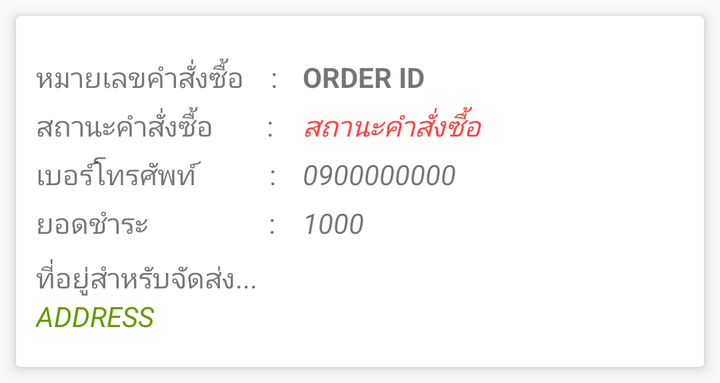
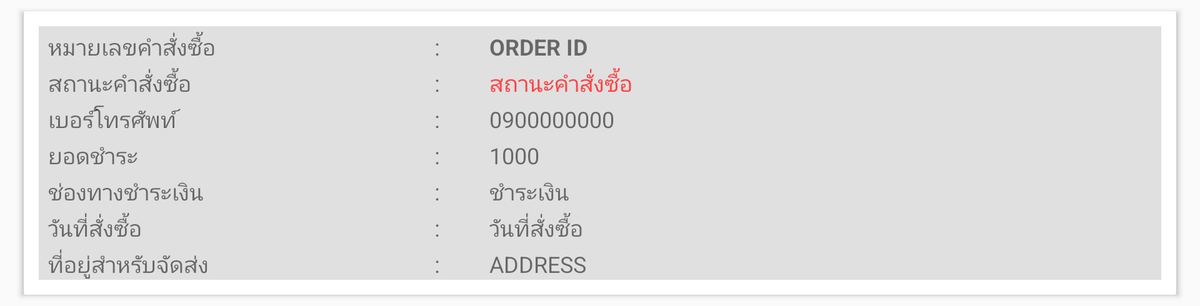

Two renders of one Android screen. The first uses the default layout on a phone; the second uses the alternative layout the repository ships for a different screen configuration, on a matching device. The two XML files are below.
<!-- AndroidManifest.xml: application theme AppTheme -->
<!-- res/layout/order_layout.xml -->
<?xml version="1.0" encoding="utf-8"?>
<android.support.v7.widget.CardView
    xmlns:android="http://schemas.android.com/apk/res/android"
    android:layout_width="match_parent"
    android:layout_height="wrap_content"
    xmlns:app="http://schemas.android.com/apk/res-auto"
    android:layout_margin="8dp"
    app:cardElevation="4dp"
    >

    <LinearLayout
        android:layout_width="match_parent"
        android:layout_height="wrap_content"
        android:layout_marginTop="16dp"
        android:layout_marginBottom="16dp"
        android:orientation="horizontal"
        android:layout_gravity="center_vertical"
        >

        <LinearLayout
            android:layout_weight="9"
            android:layout_width="0dp"
            android:layout_height="wrap_content"
            android:orientation="vertical">

            <LinearLayout
                android:layout_width="match_parent"
                android:layout_height="match_parent"
                android:layout_marginTop="5dp"
                android:orientation="horizontal">

                <TextView
                    android:id="@+id/textView"
                    android:layout_width="0dp"
                    android:layout_height="wrap_content"
                    android:layout_marginLeft="10dp"
                    android:layout_weight="0.4"
                    android:text="หมายเลขคำสั่งซื้อ    : " />

                <TextView
                    android:id="@+id/order_id"
                    android:layout_width="0dp"
                    android:layout_height="wrap_content"
                    android:layout_weight="0.6"
                    android:gravity="center_vertical|start"
                    android:text="Order ID"
                    android:textAllCaps="true"
                    android:textStyle="bold" />
            </LinearLayout>

            <LinearLayout
                android:layout_width="match_parent"
                android:layout_height="match_parent"
                android:layout_marginTop="5dp"
                android:orientation="horizontal">

                <TextView
                    android:id="@+id/textView2"
                    android:layout_width="0dp"
                    android:layout_height="wrap_content"
                    android:layout_marginLeft="10dp"
                    android:layout_weight="0.4"
                    android:text="สถานะคำสั่งซื้อ        :" />

                <TextView
                    android:id="@+id/order_status"
                    android:layout_width="0dp"
                    android:layout_height="wrap_content"
                    android:layout_weight="0.6"
                    android:gravity="center_vertical|start"
                    android:text="สถานะคำสั่งซื้อ"
                    android:textAllCaps="true"
                    android:textColor="@android:color/holo_red_light"
                    android:textStyle="italic" />
            </LinearLayout>

            <LinearLayout
                android:layout_width="match_parent"
                android:layout_height="match_parent"
                android:layout_marginTop="5dp"
                android:orientation="horizontal">

                <TextView
                    android:id="@+id/textView3"
                    android:layout_width="0dp"
                    android:layout_height="wrap_content"
                    android:layout_marginLeft="10dp"
                    android:layout_weight="0.4"
                    android:text="เบอร์โทรศัพท์           :" />

                <TextView
                    android:id="@+id/order_phone"
                    android:layout_width="0dp"
                    android:layout_height="wrap_content"
                    android:layout_weight="0.6"
                    android:gravity="center_vertical|start"
                    android:text="0900000000"
                    android:textAllCaps="true"
                    android:textStyle="italic" />
            </LinearLayout>

            <LinearLayout
                android:layout_width="match_parent"
                android:layout_height="match_parent"
                android:layout_marginTop="5dp"
                android:orientation="horizontal">

                <TextView
                    android:layout_width="0dp"
                    android:layout_height="wrap_content"
                    android:layout_marginLeft="10dp"
                    android:layout_weight="0.4"
                    android:text="ยอดชำระ                  :" />

                <TextView
                    android:id="@+id/order_total"
                    android:layout_width="0dp"
                    android:layout_height="wrap_content"
                    android:layout_weight="0.6"
                    android:gravity="center_vertical|start"
                    android:text="1000"
                    android:textAllCaps="true"
                    android:textStyle="italic" />
            </LinearLayout>

            <TextView
                android:id="@+id/textView4"
                android:layout_width="match_parent"
                android:layout_height="wrap_content"
                android:layout_marginLeft="10dp"
                android:layout_marginTop="8dp"
                android:text="ที่อยู่สำหรับจัดส่ง..." />

            <TextView
                android:id="@+id/order_address"
                android:layout_width="wrap_content"
                android:layout_height="wrap_content"
                android:layout_marginLeft="10dp"
                android:gravity="center_vertical|start"
                android:text="Address"
                android:textAllCaps="true"
                android:textColor="@android:color/holo_green_dark"
                android:textStyle="italic" />

        </LinearLayout>



    </LinearLayout>

</android.support.v7.widget.CardView>
<!-- resources referenced by this layout -->
<resources>
  <style name="AppTheme" parent="Theme.AppCompat.Light.NoActionBar">
          
          <item name="colorPrimary">@color/colorPrimary</item>
          <item name="colorPrimaryDark">@color/colorPrimaryDark</item>
          <item name="colorAccent">@color/colorAccent</item>
      </style>
  <color name="colorPrimary">#000066</color>
  <color name="colorPrimaryDark">#202020</color>
  <color name="colorAccent">#00CC00</color>
</resources>
<!-- res/layout-xlarge/order_layout.xml (the repository's variant of the layout above) -->
<!-- drawn on a large tablet held sideways -->
<?xml version="1.0" encoding="utf-8"?>
<android.support.v7.widget.CardView xmlns:android="http://schemas.android.com/apk/res/android"
    xmlns:app="http://schemas.android.com/apk/res-auto"
    android:layout_width="match_parent"
    android:layout_height="wrap_content"
    android:layout_marginBottom="12dp"
    android:layout_marginLeft="25dp"
    android:layout_marginRight="25dp"
    android:layout_marginTop="12dp"
    app:cardElevation="4dp">

    <LinearLayout
        android:layout_width="match_parent"
        android:layout_height="wrap_content"
        android:layout_gravity="center_vertical"
        android:orientation="horizontal"
        android:padding="16dp">

        <LinearLayout
            android:layout_width="0dp"
            android:layout_height="wrap_content"
            android:layout_weight="9"
            android:background="#E0E0E0"
            android:orientation="vertical">

            <LinearLayout
                android:layout_width="match_parent"
                android:layout_height="match_parent"
                android:layout_marginTop="5dp"
                android:orientation="horizontal">

                <TextView
                    android:id="@+id/textView"
                    android:layout_width="0dp"
                    android:layout_height="wrap_content"
                    android:layout_marginLeft="10dp"
                    android:layout_weight="0.35"
                    android:text="หมายเลขคำสั่งซื้อ"
                    android:textSize="24sp" />

                <TextView
                    android:layout_width="0dp"
                    android:layout_height="wrap_content"
                    android:layout_weight="0.05"
                    android:text=":"
                    android:textSize="24sp" />

                <TextView
                    android:id="@+id/order_id"
                    android:layout_width="0dp"
                    android:layout_height="wrap_content"
                    android:layout_marginRight="10dp"
                    android:layout_weight="0.6"
                    android:gravity="center_vertical|start"
                    android:text="Order ID"
                    android:textAllCaps="true"
                    android:textSize="24sp"
                    android:textStyle="bold" />
            </LinearLayout>

            <LinearLayout
                android:layout_width="match_parent"
                android:layout_height="match_parent"
                android:layout_marginTop="5dp"
                android:orientation="horizontal">

                <TextView
                    android:id="@+id/textView2"
                    android:layout_width="0dp"
                    android:layout_height="wrap_content"
                    android:layout_marginLeft="10dp"
                    android:layout_weight="0.35"
                    android:text="สถานะคำสั่งซื้อ"
                    android:textSize="24sp" />

                <TextView
                    android:layout_width="0dp"
                    android:layout_height="wrap_content"
                    android:layout_weight="0.05"
                    android:text=":"
                    android:textSize="24sp" />

                <TextView
                    android:id="@+id/order_status"
                    android:layout_width="0dp"
                    android:layout_height="wrap_content"
                    android:layout_marginRight="10dp"
                    android:layout_weight="0.6"
                    android:gravity="center_vertical|start"
                    android:text="สถานะคำสั่งซื้อ"
                    android:textAllCaps="true"
                    android:textColor="@android:color/holo_red_light"
                    android:textSize="24sp" />
            </LinearLayout>

            <LinearLayout
                android:layout_width="match_parent"
                android:layout_height="match_parent"
                android:layout_marginTop="5dp"
                android:orientation="horizontal">

                <TextView
                    android:id="@+id/textView3"
                    android:layout_width="0dp"
                    android:layout_height="wrap_content"
                    android:layout_marginLeft="10dp"
                    android:layout_weight="0.35"
                    android:text="เบอร์โทรศัพท์"
                    android:textSize="24sp" />

                <TextView
                    android:layout_width="0dp"
                    android:layout_height="wrap_content"
                    android:layout_weight="0.05"
                    android:text=":"
                    android:textSize="24sp" />

                <TextView
                    android:id="@+id/order_phone"
                    android:layout_width="0dp"
                    android:layout_height="wrap_content"
                    android:layout_marginRight="10dp"
                    android:layout_weight="0.6"
                    android:gravity="center_vertical|start"
                    android:text="0900000000"
                    android:textAllCaps="true"
                    android:textSize="24sp" />
            </LinearLayout>

            <LinearLayout
                android:layout_width="match_parent"
                android:layout_height="match_parent"
                android:layout_marginTop="5dp"
                android:orientation="horizontal">

                <TextView
                    android:layout_width="0dp"
                    android:layout_height="wrap_content"
                    android:layout_marginLeft="10dp"
                    android:layout_weight="0.35"
                    android:text="ยอดชำระ"
                    android:textSize="24sp" />

                <TextView
                    android:layout_width="0dp"
                    android:layout_height="wrap_content"
                    android:layout_weight="0.05"
                    android:text=":"
                    android:textSize="24sp" />

                <TextView
                    android:id="@+id/order_total"
                    android:layout_width="0dp"
                    android:layout_height="wrap_content"
                    android:layout_marginRight="10dp"
                    android:layout_weight="0.6"
                    android:gravity="center_vertical|start"
                    android:text="1000"
                    android:textAllCaps="true"
                    android:textSize="24sp" />
            </LinearLayout>

            <LinearLayout
                android:layout_width="match_parent"
                android:layout_height="match_parent"
                android:layout_marginTop="5dp"
                android:orientation="horizontal">

                <TextView
                    android:layout_width="0dp"
                    android:layout_height="wrap_content"
                    android:layout_marginLeft="10dp"
                    android:layout_weight="0.35"
                    android:text="ช่องทางชำระเงิน"
                    android:textSize="24sp" />

                <TextView
                    android:layout_width="0dp"
                    android:layout_height="wrap_content"
                    android:layout_weight="0.05"
                    android:text=":"
                    android:textSize="24sp" />

                <TextView
                    android:id="@+id/order_payment"
                    android:layout_width="0dp"
                    android:layout_height="wrap_content"
                    android:layout_marginRight="10dp"
                    android:layout_weight="0.6"
                    android:gravity="center_vertical|start"
                    android:text="ชำระเงิน"
                    android:textAllCaps="true"
                    android:textSize="24sp" />
            </LinearLayout>


            <LinearLayout
                android:layout_width="match_parent"
                android:layout_height="match_parent"
                android:layout_marginTop="5dp"
                android:orientation="horizontal">

                <TextView
                    android:layout_width="0dp"
                    android:layout_height="wrap_content"
                    android:layout_marginLeft="10dp"
                    android:layout_weight="0.35"
                    android:text="วันที่สั่งซื้อ"
                    android:textSize="24sp" />

                <TextView
                    android:layout_width="0dp"
                    android:layout_height="wrap_content"
                    android:layout_weight="0.05"
                    android:text=":"
                    android:textSize="24sp" />

                <TextView
                    android:id="@+id/order_date"
                    android:layout_width="0dp"
                    android:layout_height="wrap_content"
                    android:layout_marginRight="10dp"
                    android:layout_weight="0.6"
                    android:gravity="center_vertical|start"
                    android:text="วันที่สั่งซื้อ"
                    android:textAllCaps="true"
                    android:textSize="24sp" />

            </LinearLayout>

            <LinearLayout
                android:layout_width="match_parent"
                android:layout_height="match_parent"
                android:layout_marginTop="5dp"
                android:orientation="horizontal">

                <TextView
                    android:id="@+id/textView4"
                    android:layout_width="0dp"
                    android:layout_height="wrap_content"
                    android:layout_marginLeft="10dp"
                    android:layout_weight="0.35"
                    android:text="ที่อยู่สำหรับจัดส่ง"
                    android:textSize="24sp" />

                <TextView
                    android:layout_width="0dp"
                    android:layout_height="wrap_content"
                    android:layout_weight="0.05"
                    android:text=":"
                    android:textSize="24sp" />

                <TextView
                    android:id="@+id/order_address"
                    android:layout_width="0dp"
                    android:layout_height="wrap_content"
                    android:layout_marginRight="10dp"
                    android:layout_weight="0.6"
                    android:gravity="center_vertical|start"
                    android:text="Address"
                    android:textAllCaps="true"
                    android:textSize="24sp" />

            </LinearLayout>


        </LinearLayout>


    </LinearLayout>

</android.support.v7.widget.CardView>
